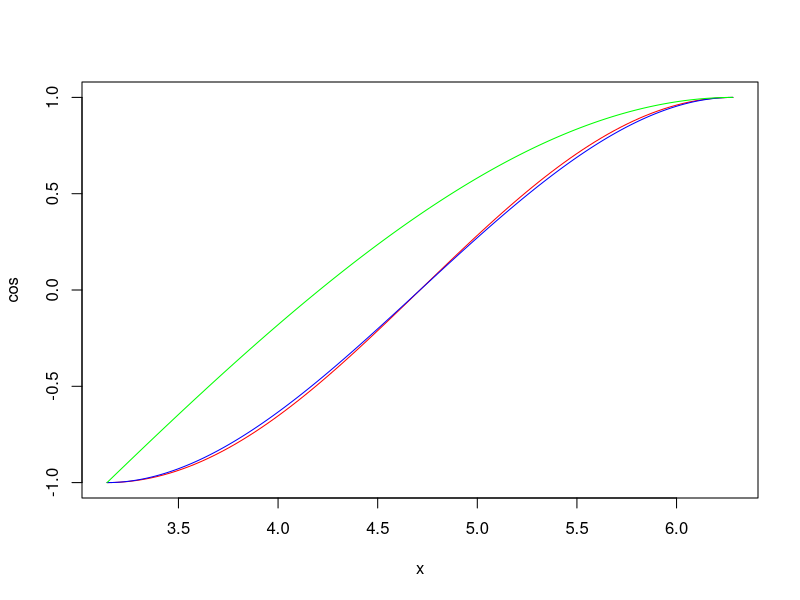

Write the R code that produced this figure. (Note: this script raises an error after producing the figure.)

fder <- function(f, x, h, n = 2) {
  # Compute initial derivatives for different step sizes
  h_seq <- h / 2^(0:(n-1))  # Sequence of halved step sizes
  res <- sapply(h_seq, function(h_i) (f(x + h_i) - f(x - h_i)) / (2 * h_i))  # Central differences
  
  # Perform Richardson extrapolation
  for (i in 2:n) {
    a <- 2^(2 * (i - 1))  # Factor for higher-order correction
    res <- (a * res[-1] - res[-length(res)]) / (a - 1)  # Extrapolated values
  }
  
  # Return the most refined result
  return(res[1])
}

MidPointRule <- function(f, a, b, n = 1){
  h <- (b-a)/n
  return(hsum(f(h(1:n)+a-h)))
}
MidPointRuleRichardson <- function(f, a, b, n =2){
  m <- n
  n <- 2(0:(1-n))
  res <- sapply(n, function(n) MidPointRule(f, a, b, n))
  for (i in 2:m) {
    a <- 2  (2i-2)
    res <- (ares[2:m]-res[1:(m-1)])/(a-1)
    m <- m-1
  }
  return(res)
}



Hermite = function(x0, x1, y0, y1, d0, d1){
  a = y0
  b = d0
  h = x1-x0
  h2 = h*h
  d = (h*(d1-d0)-2*(y1-y0)+2*d0*h)/(h*h2)
  c = (d1-d0-3*d*h2)/(2*h)
  return(
    c(
      a,
      b,
      c,
      d
    )
  )
}

Horner = function(coef, x, x0){
  x = x-x0
  return (((coef[4]*x + coef[3])*x+coef[2])*x+coef[1])
}

x0 = pi
x1 = 2*pi
y0 = cos(x0)
y1 = cos(x1)
d0 = -sin(x0)
d1 = -sin(x1)

plot(cos, xlim=c(x0,x1), col="red")
x = seq(x0, x1, 0.001)
lines(x,Horner(Hermite(x0, x1, y0, y1, d0, d1), x, x0), col="blue")

lines(x,Horner(Hermite(x0, x1, y0, y1, 1, d1), x, x0), col="green")

# derivace sin v pi/4
x = pi/4
print(cos(x))
print(fder(sin, x, 0.1, 4))


f <- function(x) x^2
a <- 0
b <- 1
n <- 10

result <- MidPointRule(f, a, b, n)
print(result)


a = 0
b = pi
MidPointRule(sin, a, b, 100)
mid_point_rule_richardson(cos, a,b,5)


